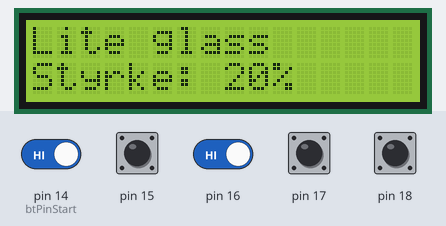
Bench run of a sketch on a simulated Arduino Uno, built with avr-gcc and run on an emulated ATmega328P. Parts: 16×2 character LCD. Inputs (shaded band) come from the test bench; at power-on: pin 14 (btPinStart), pin 15–18 HIGH.

Above: at 1.2 s.
1.3 s: pin 18 pulled LOW for 0.15 s
At 2.5 s:
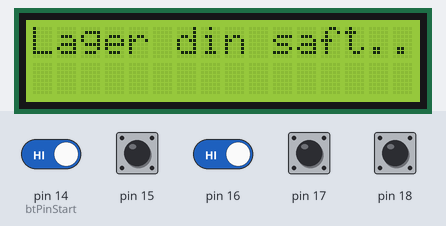
7.4 s: pin 14 (btPinStart) driven LOW and pin 16 driven LOW
At 10.3 s:
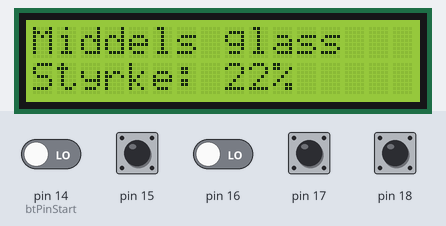
10.4 s: pin 18 pulled LOW for 1 s
At 14.6 s:
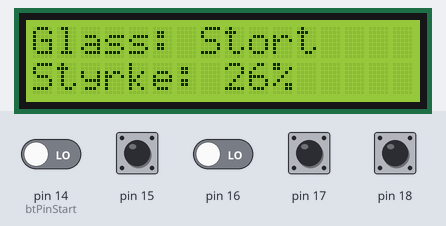
Timing chart, 0 to 16.1 s (numbered marks = the images above; inputs shaded):
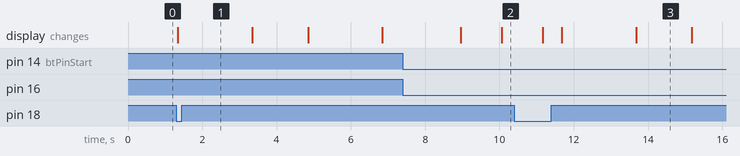

Measured:
- after the input at 1.3 s, the display: changes at once (image 1)
- after the input at 7.4 s, the display: first differs from a run without the input after 2.7 s (image 2)
- after the input at 10.4 s, the display: first differs from a run without the input after 1.3 s (image 3 shows a later state)

The sketch:

Satftmaskin_v1.2_Beta.ino
```cpp
#include <LiquidCrystal.h>


// Definerer konstanter (Start for knappPin, antall knapper, pause mellom trykk, lcd-pins)
const int btPinStart = 14;
const int btCount = 5;
const int pauseLength = 500;
const int rs = 12, en = 11, d4 = 5, d5 = 4, d6 = 3, d7 = 2;

// Definerer variabler for volum og konsentrasjon, setter også startverdi.
int vol = 0;
int conc  = 20;

// btValues inneholder verdier om tilstanden til hhv. knappene vUp, vDown, cUp, cDown og start
int btValues[btCount];

// Setter opp LCD-display
LiquidCrystal lcd(rs, en, d4, d5, d6, d7);

// Lager et array med tre elementer (tre typer glass)
String cupList[3] {
  "Lite", "Middels", "Stort"
};


void setup() {
  // Setter opp serial. Kun for debug.
  Serial.begin(9600);


  // Setter opp LCD-display
  lcd.begin(16, 2);                                     // set up the LCD's number of columns and rows:

  // Setter opp pins for knapper
  for (int pinNumber=0; pinNumber<btCount; pinNumber++) {
    pinMode(btPinStart + pinNumber, INPUT_PULLUP);
  }


}

void loop() {
  // Definerer et array med verdi for tilstandene til knappene
  int btValues[5];


  // Skriver oppdatert informasjon om volum og styrke til LCD
  lcd.clear();
  lcd.print(cupList[vol] + " glass");
  lcd.setCursor(0,1);
  lcd.print("Styrke: " + String(conc) + "%");


  // Leser av knappenes verdi og lagrer verdien i btValues[]
  for (int i=0; i<btCount;i++) {
    btValues[i] = digitalRead(btPinStart + i);
  }


  // KNAPP 0: Volum opp
  // KNAPP 1: Volum ned
  // KNAPP 2: Konsentrasjon opp
  // KNAPP 3: Konsentrasjon ned
  // KNAPP 4: Start

  // Øker verdien til volum om KNAPP 0 er trykt inne, verdien går ikke over 2.
  if (btValues[0] == LOW && vol < 2) {
    vol += 1;
    pause();
  }

  // Minker verdien til volum om KNAPP 1 er trykt inne, verdien blir ikke negativ.
  if (btValues[1] == LOW && vol > 0) {
    vol -= 1;
    pause();
  }

  // Øker verdien til konsentrasjonen om KNAPP 2 er trykt inne, verdien går ikke over 100
  if (btValues[2] == LOW && conc < 100) {
    conc  += 2;
    pause();
  }

  // Minker verdien til konsentrasjonen om KNAPP 3 er trykt inne, verdien blir ikke negativ.
  if (btValues[3] == LOW && conc  > 0) {
    conc -= 2;
    pause();
  }

  // Starter å lage saft
  if (btValues[4] == LOW) {
    juice(); // INSERT START FUNCTION HERE
  }

  delay(100);


}

void pause() {
  delay(pauseLength);
}


void juice() {
  lcd.clear();
  lcd.setCursor(0,0);
  lcd.print("Lager din saft..");
  delay(2000);
  lcd.clear();
  lcd.print("Glass: " + cupList[vol]);
  lcd.setCursor(0,1);
  lcd.print("Styrke: " + String(conc) + "%");
  delay(1500);
  lcd.clear();
  lcd.setCursor(0,0);
  lcd.print("Lager din saft..");
  delay(2000);
  lcd.clear();
  lcd.print("Saften er ferdig");
  delay(2000);
}
```
